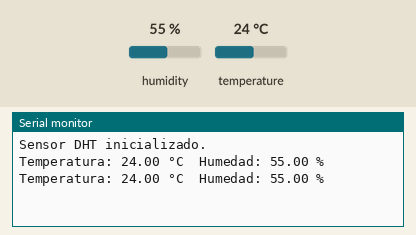
Bench run of a program on a simulated ESP32. On the bench: the last lines printed to the serial monitor. The test bench sets the inputs (shaded band); at power-on: humidity 55 %, temperature 24 °C.

Above: at 2.8 s.
2.9 s: humidity set to 22 %
At 5.2 s:
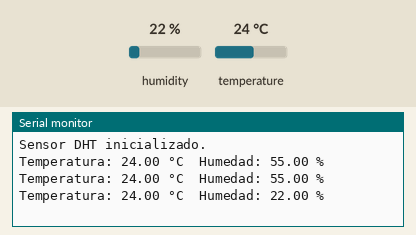
5.6 s: temperature set to 12 °C
At 7.5 s:
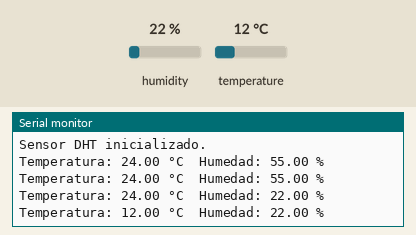
8.3 s: humidity set to 40 %
At 11.1 s:
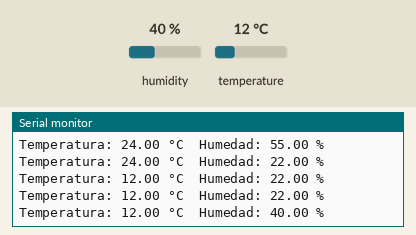
Timing chart, 0 to 12.6 s (numbered marks = the images above; inputs shaded):
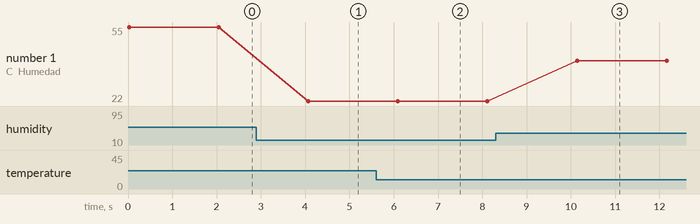

Measured:
- after the input at 2.9 s, the serial monitor: prints a new line after 1.2 s (image 1)
- after the input at 5.6 s, the serial monitor: prints a new line after 0.49 s (image 2)
- after the input at 8.3 s, the serial monitor: prints a new line after 1.8 s (image 3)
- plotted number 1: 55 → 22 after the input at 2.9 s, 22 → 40 after the input at 8.3 s

The program:

main.cpp
```cpp
#include <Arduino.h>
#include <DHT.h>

// Configuración del sensor DHT
#define DHTPIN 33
#define DHTTYPE DHT11

DHT dht(DHTPIN, DHTTYPE);

void setup() {
  Serial.begin(9600);

  dht.begin();
  Serial.println("Sensor DHT inicializado.");
}

void loop() {
  float temp = dht.readTemperature();
  float hum = dht.readHumidity();

  if (isnan(temp) || isnan(hum)) {
    Serial.println("Error al leer el sensor DHT");
  } else {
    Serial.print("Temperatura: ");
    Serial.print(temp);
    Serial.print(" °C\tHumedad: ");
    Serial.print(hum);
    Serial.println(" %");
  }

  delay(2000);  // Espera antes de la siguiente lectura
}
```
